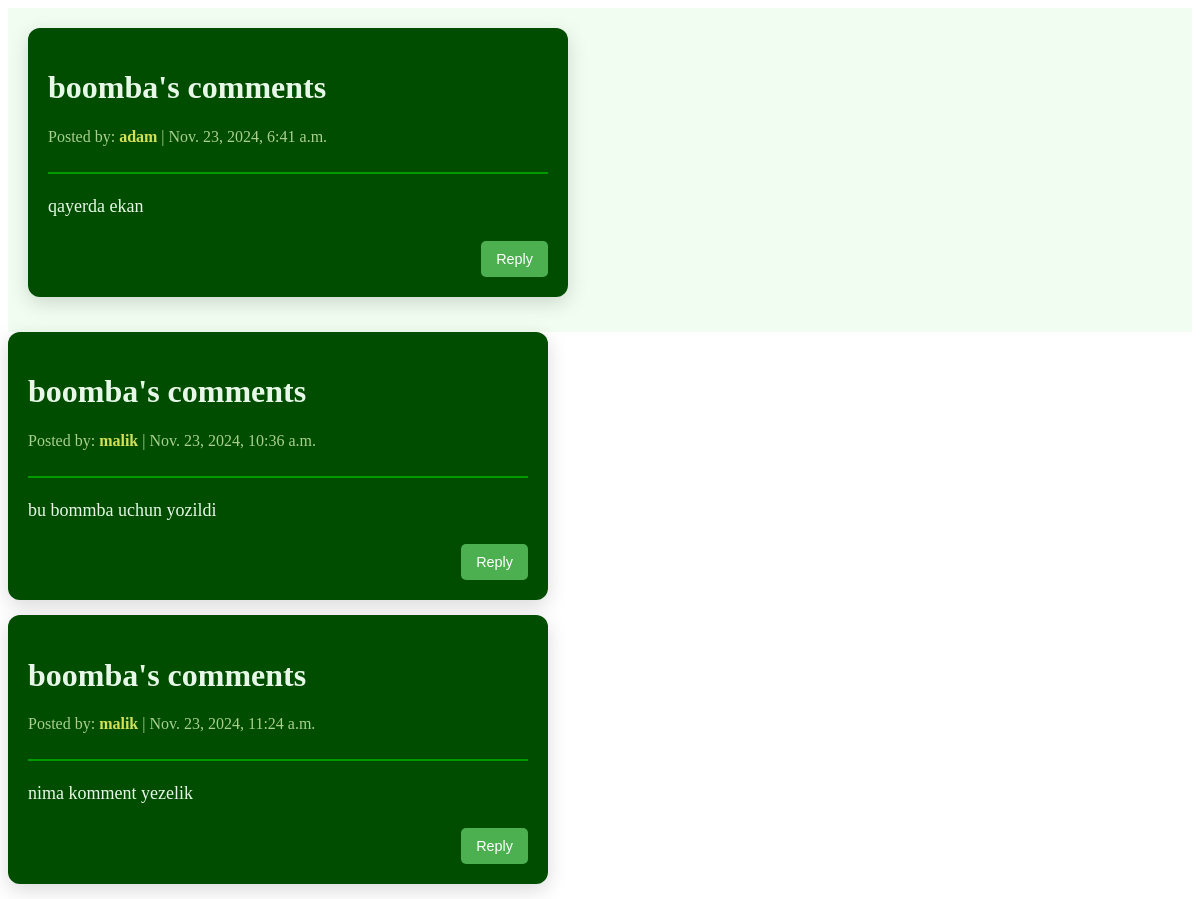
The app's page /comments/1/ with its own data.
### home/models.py (models this page shows, shortened)
class Comment(models.Model):
    content = models.CharField(max_length=200)
    author = models.ForeignKey(User, on_delete=models.CASCADE)
    topic = models.ForeignKey(Topic, on_delete=models.CASCADE)
    created_at = models.DateTimeField(auto_now_add=True)

class Topic(models.Model):
    title = models.CharField(max_length=200)
    content = models.CharField(max_length=500)
    author = models.ForeignKey(User, on_delete=models.CASCADE)
    created_at = models.DateTimeField(auto_now_add=True)
    def __str__(self):
        return self.title

### home/views.py (the view)
# urls.py: path('comments/<int:topic_id>/', CommentView.as_view(), name='comment_list'),
class CommentView(ListView):
    model = Comment
    template_name = 'home/comment_list.html'
    context_object_name = 'comments'
    ordering = ['-created_at']
    def get_queryset(self):
        topic_id = self.kwargs.get('topic_id')
        comments = Comment.objects.filter(topic_id=topic_id)
        return comments

### home/templates/home/comment_list.html (shortened to what this page needs)
<!DOCTYPE html>
<html lang="en">
<head>
</head>
<body>
<div class="topics-container">
    {% for comment in comments %}
    <div class="comment-card">
        <div class="comment-header">
          <h1>{{ comment.topic }}'s comments</h1>
            <p class="meta-info">Posted by: <span>{{ comment.author }}</span> | {{ comment.created_at }}</p>
        </div>
        <div class="comment-content">
            <p>{{ comment.content }}</p>
        </div>
         <div class="topic-footer">
            <a href="{% url 'replies_list' comment.id %}" class="comment-link">
                <button class="toggle-comments-btn">
                    Reply
                </button>
            </a>
        </div>
    </div>
</div>
{% endfor %}
</body>
</html>

### home/templates/home/comment_list.html (style rules this page uses)
.topics-container { display: flex; flex-wrap: wrap; justify-content: space-between; padding: 20px; gap: 20px; background-color: #f1fdf1; }
.comment-card { background-color: #004d00; border-radius: 12px; width: 100%; max-width: 500px; box-shadow: 0 6px 20px rgba(0, 0, 0, 0.15); padding: 20px; margin-bottom: 15px; color: #e8f8e8; transition: transform 0.3s ease-in-out, box-shadow 0.3s ease-in-out; }
.comment-header { border-bottom: 2px solid #009900; padding-bottom: 10px; margin-bottom: 15px; }
.meta-info { font-size: 16px; color: #a9d08e; }
.meta-info span { font-weight: bold; color: #d4e157; }
.comment-content p { font-size: 18px; line-height: 1.6; max-height: 100px; overflow: hidden; text-overflow: ellipsis; transition: max-height 0.4s ease-in; }
.topic-footer { margin-top: 20px; text-align: right; }
.toggle-comments-btn { background-color: #4caf50; color: #fff; border: none; padding: 10px 15px; border-radius: 5px; cursor: pointer; font-size: 0.9rem; transition: background-color 0.3s ease; }

### records on screen
Comment: topic "boomba", author "adam", created_at "Nov. 23, 2024, 6:41 a.m.", content "qayerda ekan"
Comment: topic "boomba", author "malik", created_at "Nov. 23, 2024, 10:36 a.m.", content "bu bommba uchun yozildi"
Comment: topic "boomba", author "malik", created_at "Nov. 23, 2024, 11:24 a.m.", content "nima komment yezelik"
